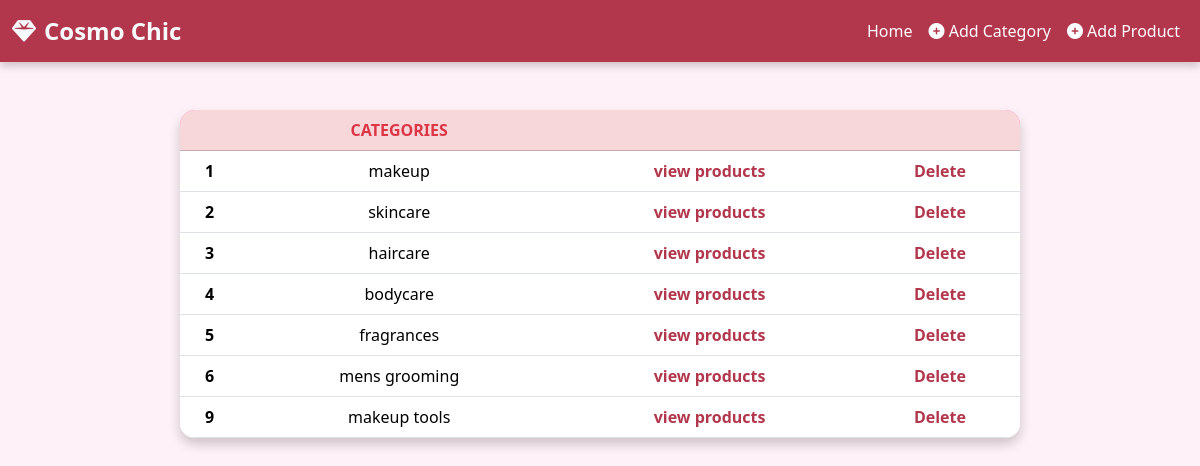
Before: /view_category with the older database file.
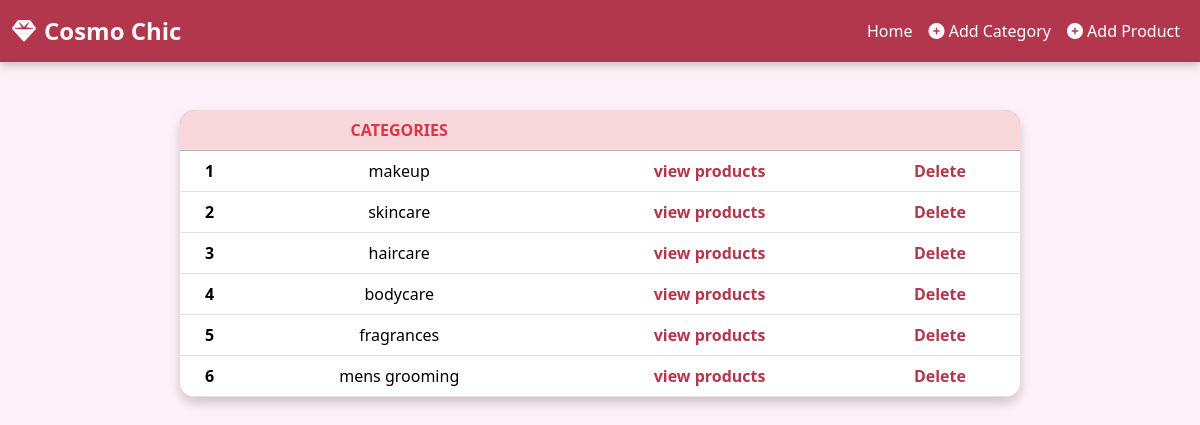
After: the same page with the newer database file.
### app/models.py (models this page shows)
class Category(models.Model):
    category = models.TextField()

### app/views.py (the view)
# urls.py: path('view_category',views.view_category),
def view_category(req):
    category=Category.objects.all()
    return render(req,'shop/view_category.html',{'category':category})

### templates/shop/view_category.html (shortened to what this page needs)
<!DOCTYPE html>
<html lang="en">
<head>
    {% load static %}
    <link rel="stylesheet" href="{% static 'viewcat_style.css' %}">
    <link href="https://cdn.jsdelivr.net/npm/bootstrap@5.3.3/dist/css/bootstrap.min.css" rel="stylesheet">
    <link rel="stylesheet" href="https://cdnjs.cloudflare.com/ajax/libs/font-awesome/6.5.0/css/all.min.css">
</head>
<body>
    <nav class="navbar navbar-expand-sm navbar-dark">
        <div class="container-fluid">
            <a class="navbar-brand text-light d-flex align-items-center" href="#">
                <i class="fas fa-gem me-2"></i> Cosmo Chic
            </a>
            <div class="collapse navbar-collapse" id="collapsibleNavbar">
                <ul class="navbar-nav ms-auto">
                    <li class="nav-item">
                        <a class="nav-link" href="shop_home">Home</a>
                    </li>
                    <li class="nav-item">
                        <a class="nav-link" href="category">
                            <i class="fas fa-plus-circle"></i> Add Category
                        </a>
                    </li>
                    <li class="nav-item">
                        <a class="nav-link" href="add_pro">
                            <i class="fas fa-plus-circle"></i> Add Product
                        </a>
                    </li>
                </ul>
            </div>
        </div>
    </nav>
    <table class="table table-hover mt-5 mb-5 mx-auto">
        <thead>
            <tr class="table-danger">
                <th scope="col"></th>
                <th scope="col" class="text-danger">CATEGORIES</th>
                <th scope="col"></th>
                <th scope="col"></th>
            </tr>
        </thead>
        <tbody>
            {% for i in category %}
            <tr>
                <th scope="row">{{ i.pk }}</th>
                <td>{{ i.category }}</td>
                <td><a href="view_products/{{i.pk }}">view products</a></td>
                <td><a href="delete_category/{{ i.pk }}">Delete</a></td>
            </tr>
            {% endfor %}
        </tbody>
    </table>
</body>
</html>

Changed rows visible on the page:
removed Category: pk "9", category "makeup tools"
